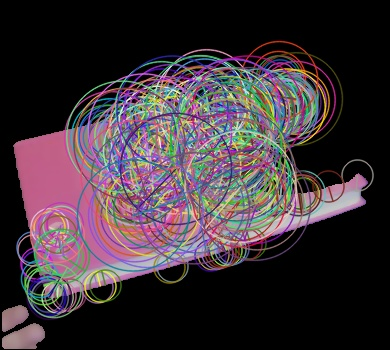
#> input picture SURFvsSIFTvsORB/ORB images/object136.jpg, 390 x 350 px; its folder holds only this picture in this run
$ python -i SIFT1_Classify.py   (imports and definitions only)
#> lines starting #> are read from the running program, lines starting #| are printed output that depends on the picture
#> further down, picture is the input picture: shape (350, 390, 3); mean B, G, R 56.9, 50.6, 61.7
import cv2
import numpy as np
from matplotlib import pyplot as plt
from numpy import savetxt
import pickle
import scipy.cluster.vq as vq
from numpy import histogram
from glob import glob
from os.path import exists, isdir, basename, join, splitext


# [2 lines not run here, left out]

#desc= cv2.xfeatures2d.SURF_create(600) #TJEK THREDSHOLD !!!!
desc = cv2.xfeatures2d.SIFT_create(contrastThreshold=0.01,edgeThreshold=20) #,contrastThreshold=0.01,edgeThreshold=20


def createDescriptorToClassify(frame):
    gray = cv2.cvtColor(frame, cv2.COLOR_BGR2GRAY)
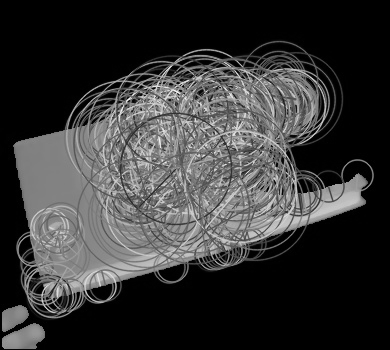
#> gray: shape (350, 390); min 0, max 248, mean 54.7
    kp_sift, des_sift = desc.detectAndCompute(gray, None)
#> kp_sift = 1072 keypoints; strongest (x, y, size): (347, 197, 22.5), (296, 188, 1.9), (171, 84, 2.2), (134, 101, 2.9)

    only_object = cv2.drawKeypoints(frame, kp_sift, frame,
                                    flags=cv2.DRAW_MATCHES_FLAGS_DRAW_RICH_KEYPOINTS)
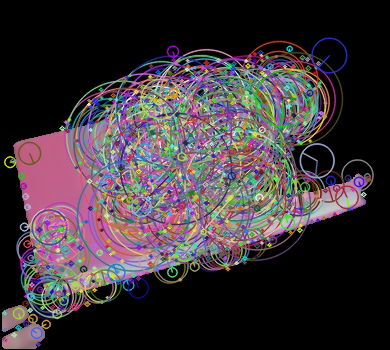
#> only_object: shape (350, 390, 3); mean B, G, R 58.3, 53.2, 62.2
    # [6 lines of commented-out code are left out]
    return des_sift


def computeHistograms(codebook, descriptors):
    code, dist = vq.vq(descriptors, codebook)
    A = codebook.shape[0] + 1
    histogram_of_words, bin_edges = histogram(code,bins=range(A))
    return histogram_of_words

def get_imgfiles(path):
    all_files = []
    all_files.extend([join(path, basename(fname)) for fname in glob(path + "/*.*", recursive=True)])
    return all_files

def sharpening(frame):
    kernel_sharpening = np.array([[-1, -1, -1],
                                  [-1, 9, -1],
                                  [-1, -1, -1]])

    # applying the sharpening kernel to the input image & displaying it.
    #
    return cv2.filter2D(frame, -1, kernel_sharpening)


def detectAndClassify(img):


    descriptors = createDescriptorToClassify(img)
#> (the run stopped early here; a loop or call above may not have finished)

$ run again, on SURFvsSIFTvsORB/ORB images/object159.jpg
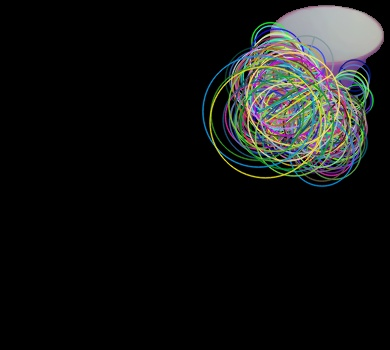
#> input picture SURFvsSIFTvsORB/ORB images/object159.jpg, 390 x 350 px
#> picture is the input picture: shape (350, 390, 3); mean B, G, R 19.6, 20.7, 19.4
#> in createDescriptorToClassify, `gray = cv2.cvtColor(frame, cv2.COLOR_BGR2GRAY)`:
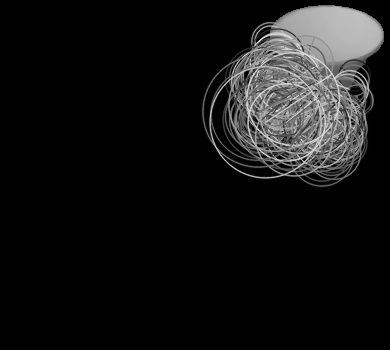
#> gray: shape (350, 390); min 0, max 222, mean 20.2
#> kp_sift = 334 keypoints; strongest (x, y, size): (304, 159, 1.8), (293, 162, 2.2), (283, 175, 1.9), (318, 164, 2)
#> in createDescriptorToClassify, `only_object = cv2.drawKeypoints(frame, kp_sift, frame, flags=cv2.DRAW_..`:
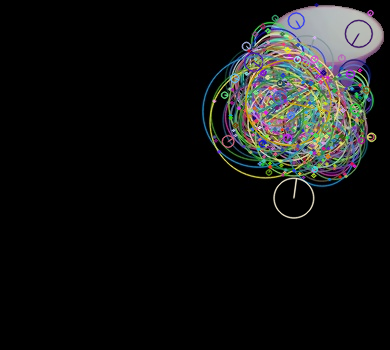
#> only_object: shape (350, 390, 3); mean B, G, R 20.5, 21.3, 20.4

$ run again, on SURFvsSIFTvsORB/ORB images/object181.jpg
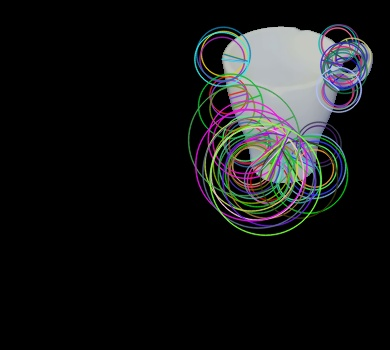
#> input picture SURFvsSIFTvsORB/ORB images/object181.jpg, 390 x 350 px
#> picture is the input picture: shape (350, 390, 3); mean B, G, R 23.8, 23.3, 22.4
#> in createDescriptorToClassify, `gray = cv2.cvtColor(frame, cv2.COLOR_BGR2GRAY)`:
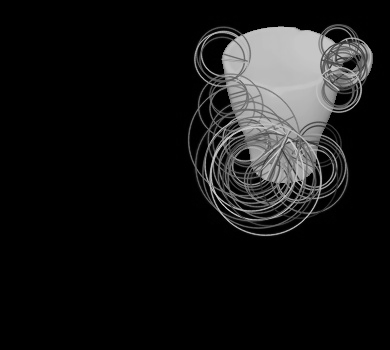
#> gray: shape (350, 390); min 0, max 211, mean 23.1
#> kp_sift = 448 keypoints; strongest (x, y, size): (219, 198, 2), (241, 133, 2.6), (212, 164, 2.2), (213, 160, 2.2)
#> in createDescriptorToClassify, `only_object = cv2.drawKeypoints(frame, kp_sift, frame, flags=cv2.DRAW_..`:
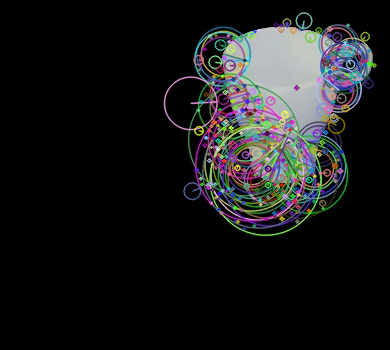
#> only_object: shape (350, 390, 3); mean B, G, R 25.6, 25.2, 24.6

$ run again, on SURFvsSIFTvsORB/ORB images/object252.jpg
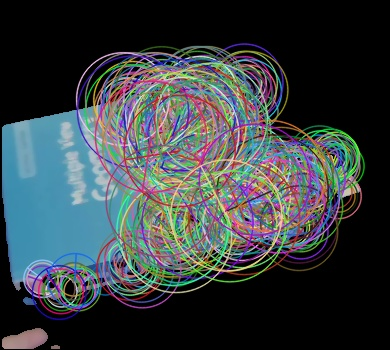
#> input picture SURFvsSIFTvsORB/ORB images/object252.jpg, 390 x 350 px
#> picture is the input picture: shape (350, 390, 3); mean B, G, R 66.6, 63.6, 56.1
#> in createDescriptorToClassify, `gray = cv2.cvtColor(frame, cv2.COLOR_BGR2GRAY)`:
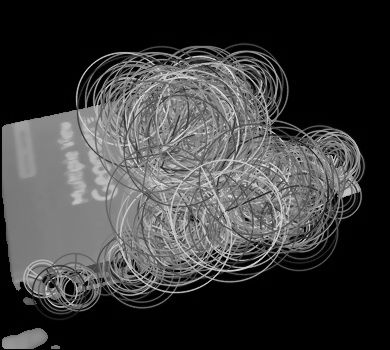
#> gray: shape (350, 390); min 0, max 232, mean 61.7
#> kp_sift = 1156 keypoints; strongest (x, y, size): (223, 259, 2.9), (251, 266, 2.7), (214, 251, 1.9), (225, 267, 2.6)
#> in createDescriptorToClassify, `only_object = cv2.drawKeypoints(frame, kp_sift, frame, flags=cv2.DRAW_..`:
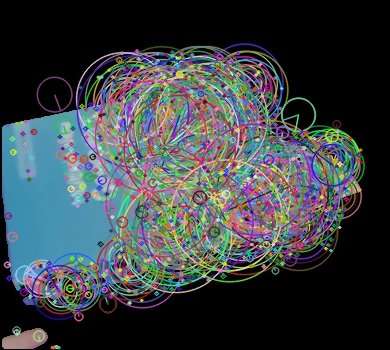
#> only_object: shape (350, 390, 3); mean B, G, R 67.9, 64.7, 58.1
